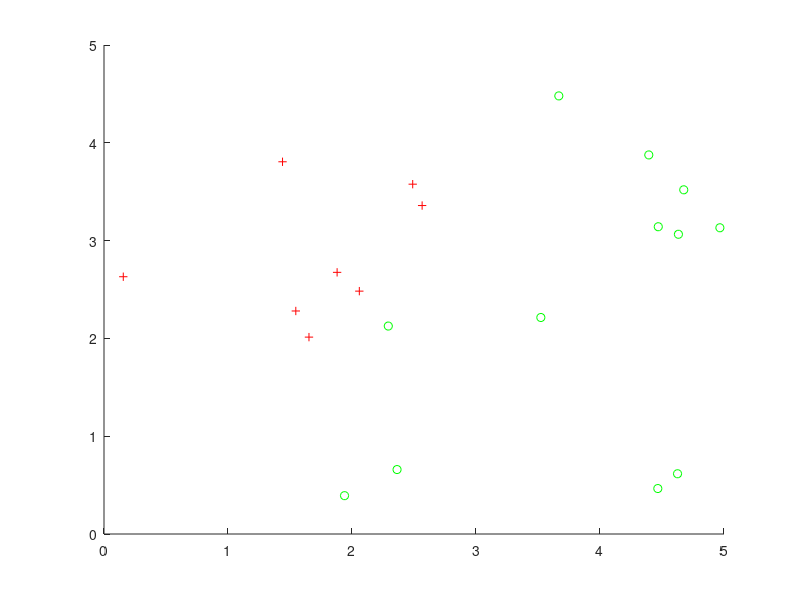

The MATLAB script that drew this image: (Note: this script raises an error after producing the figure.)
clear;clc;

%----------------------------Given Code --------------------------------

% Define an underlying function (line) in 2D
a=2; b=-2; 
hold on;

% Generate 20 random examples
N=20;
for i=1:N
 x = rand(1)*5; y = rand(1)*5;           % Generate random coordinates
 data(i,:) = [x y];                      % Saves the coordinates
 
 if (y > a*x + b )                       % If the point is above the line
 label(i) = 1; plot(x,y,'r+');           % Make it a positive example
 else
 label(i) = -1; plot(x,y,'go');          % Otherwise, make it negative
 end
end
%-------------------------------------------------------------------------


% optimize loss function
fun = @(x) loss_fun(x(1),x(2),data(1:N),data(N+1:2*N),label(1:N),N);
z=ga(fun,2,[],[],[],[],[-5,-5],[5,5])

% graph hypothesis
i = 0:5;
f = z(1)*i+z(2);
hold on
plot(i,f)

% display loss
disp("The Loss is: " + string(loss_fun(z(1),z(2),data(1:N),data(N+1:2*N),label(1:N),N)))




